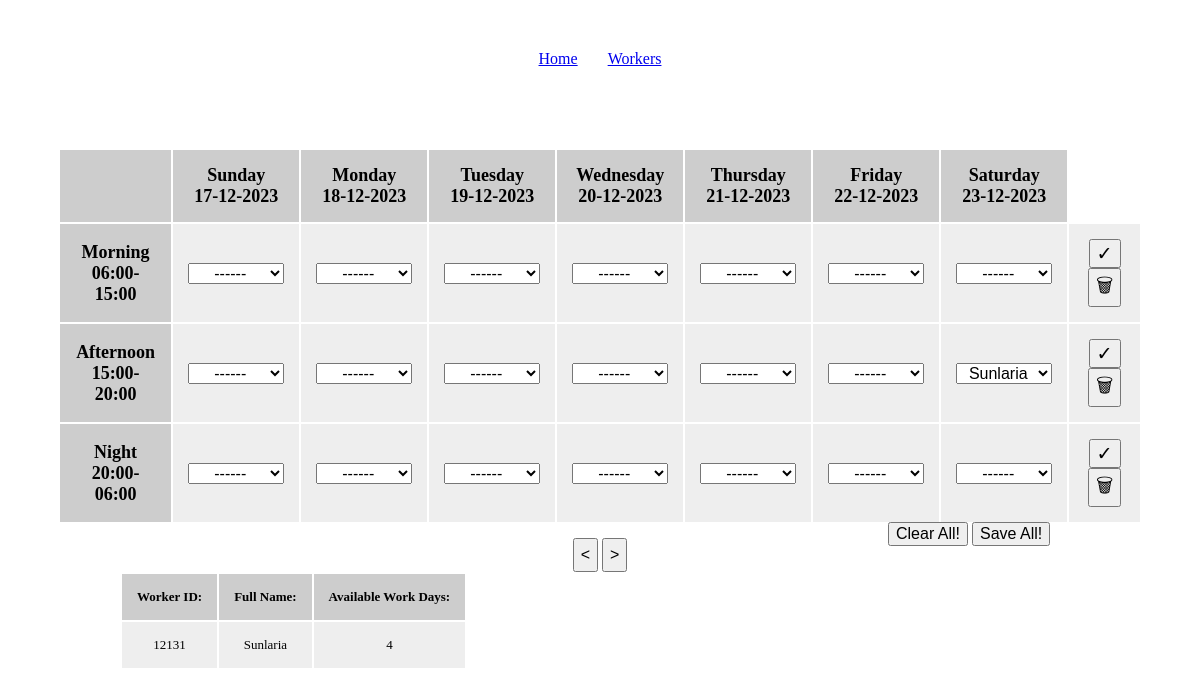
Before: / with the older database file.
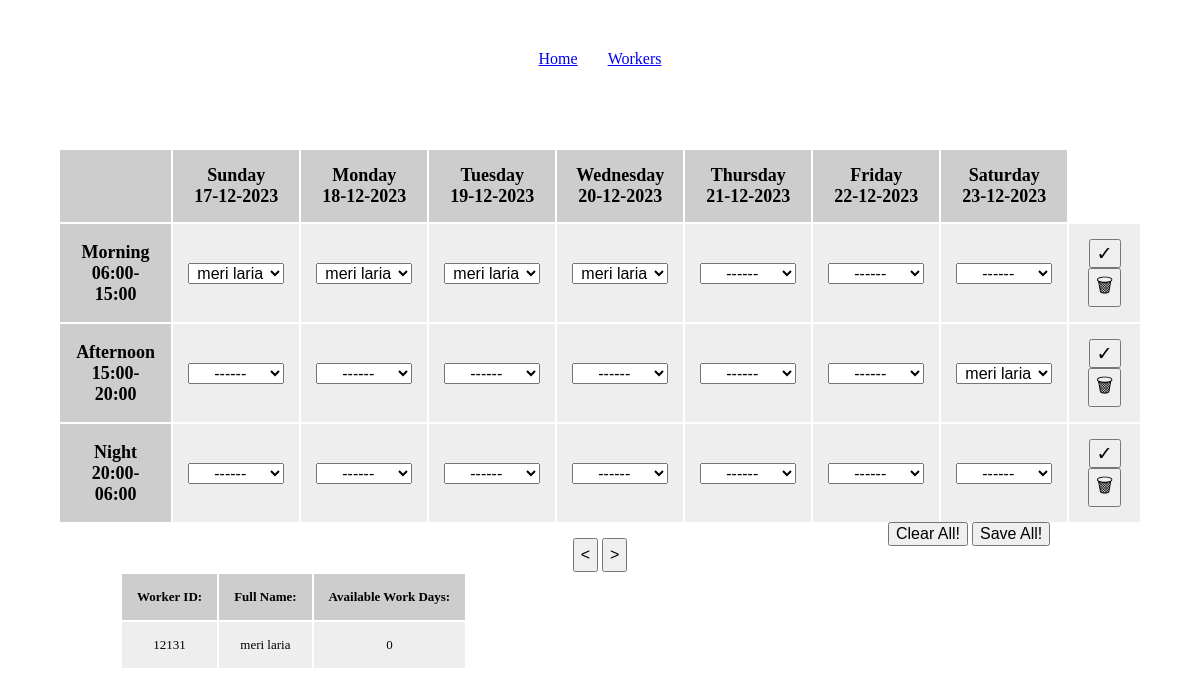
After: the same page with the newer database file.
### shift_manager/models.py (models this page shows)
class Worker(models.Model):
    Worker_ID = models.IntegerField(validators=[MinValueValidator(10000),MaxValueValidator(99999)])
    Full_Name = models.CharField(max_length=20)
    Work_Days = models.IntegerField()

### shift_manager/views.py (the view)
# urls.py: path('', views.home, name='home'),
def home(request,week_num=datetime.datetime.now().isocalendar()[1]-1):
    today = datetime.date.today()
    startdate = time.asctime(time.strptime(f'{today.year} %d 0' % week_num, '%Y %W %w'))
    startdate = datetime.datetime.strptime(startdate, '%a %b %d %H:%M:%S %Y')
    dates = [startdate.strftime('%d-%m-%Y')]
    for i in range(1, 7):
        day = startdate + datetime.timedelta(days=i)
        dates.append(day.strftime('%d-%m-%Y'))
    return render(request, "shift_manager/index.html",
                  {"week_dates":dates,
                   "week_num":week_num,
                   "workers_list":[{"Worker_ID":i.Worker_ID,"Full_Name":i.Full_Name,"Work_Days_Left":i.Work_Days-len(i.shift_set.filter(Date__gte="-".join(dates[0].split("-")[::-1]), Date__lte="-".join(dates[-1].split("-")[::-1])))} for i in Worker.objects.all()],
                   "available_workers_list":[{"Worker_ID":i.Worker_ID,"Full_Name":i.Full_Name} for i in Worker.objects.all() if len(i.shift_set.filter(Date__gte="-".join(dates[0].split("-")[::-1]), Date__lte="-".join(dates[-1].split("-")[::-1]))) < i.Work_Days]
                   })

### shift_manager/templatetags/filters.py (called while the page is built)
@register.filter
def list_index(indexable, i):
    return indexable[int(i)]

@register.filter
def list_index_date(indexable, i):
    return "-".join(indexable[int(i)].split("-")[::-1])

@register.filter
def list_split(value):
    return value.split(" ")

@register.simple_tag
def filter_worker_name(date,shift):
    try:
        choice = [i for i in Shift.objects.filter(Date=date,Shift=shift)][0]
        result=f"<option selected value='{choice.Worker.Worker_ID}'>{choice.Worker.Full_Name}</option>"
        return mark_safe(result)
    except:
        return ""

### shift_manager/templates/shift_manager/index.html (shortened to what this page needs)
{% extends "shift_manager/base.html" %}
{% block content %}
<table>
    <tr>
        <th></th>
        {% load filters %}
        {% for week_day in "0 1 2 3 4 5 6"|list_split %}
        <th>{{ 'Sunday Monday Tuesday Wednesday Thursday Friday Saturday'|list_split|list_index:week_day }}
            <br>
            {{ week_dates|list_index:week_day }}
        </th>
        {% endfor %}
    </tr>
    <tr>
        <th>Morning<br>06:00-15:00</th>
        <form action="{% url 'save' %}" method="post" id="form1">
            {% for week_day in "0 1 2 3 4 5 6"|list_split %}
            <td>
                {% with cell_date=week_dates|list_index_date:week_day %}
                <select id="Worker_row1" name="Worker">
                    {% filter_worker_name cell_date "mo" %}
                    <option value="empty">------</option>
                </select>
                {% endwith %}
            </td>
            {% endfor %}
            <td><input type="submit" value="&#x2713">
                <input type="submit" value="&#x1f5d1" formaction="{% url 'delete' %}" id="clear-row"></td>
        </form>
    </tr>
    <tr>
        <th>Afternoon<br>15:00-20:00</th>
        <form action="{% url 'save' %}" method="post" id="form2">
            {% for week_day in "0 1 2 3 4 5 6"|list_split %}
            <td>
                {% with cell_date=week_dates|list_index_date:week_day %}
                <select id="Worker_row2" name="Worker">
                    {% filter_worker_name cell_date "af" %}
                    <option value="empty">------</option>
                </select>
                {% endwith %}
            </td>
            {% endfor %}
            <td><input type="submit" value="&#x2713">
                <input type="submit" value="&#x1f5d1" formaction="{% url 'delete' %}" id="clear-row"></td>
        </form>
    </tr>
    <tr>
        <th>Night<br>20:00-06:00</th>
        <form action="{% url 'save' %}" method="post" id="form3">
            {% for week_day in "0 1 2 3 4 5 6"|list_split %}
            <td>
                {% with cell_date=week_dates|list_index_date:week_day %}
                <select id="Worker_row3" name="Worker">
                    <option value="empty">------</option>
                </select>
                {% endwith %}
            </td>
            {% endfor %}
            <td><input type="submit"  value="&#x2713">
                <input type="submit" value="&#x1f5d1" formaction="{% url 'delete' %}" id="clear-row"></td>
        </form>
    </tr>
</table>
<div id="calender_buttons">
    <button id="back_button" onclick=button_control(week_num-1)><</button>
    <button id="front_button" onclick=button_control(week_num+1)>></button>
</div>
<div id="action-buttons-div">
<button class="action_button" id="clear_all">Clear All!</button>
<button class="action_button" id="save_all">Save All!</button>
</div>
<div id="worker_list">
    <table style="font-size:small;">
        <tr>
            <th style="font-size: small;">Worker ID:</th>
            <th style="font-size: small;">Full Name:</th>
            <th style="font-size: small;">Available Work Days:</th>
        </tr>
        {% for worker in workers_list %}
        <tr>
            <td>{{ worker.Worker_ID }}</td>
            <td>{{ worker.Full_Name }}</td>
            <td>{{ worker.Work_Days_Left }}</td>
        </tr>
        {% endfor %}
    </table>
</div>
{% endblock %}

Changed rows visible on the page:
changed Worker: Worker "Sunlaria" → "meri laria"
Other visible differences:
new list line: "meri laria"
new list line: "12131 0"
list line gone: "12131 4"
list line gone: "Sunlaria"
